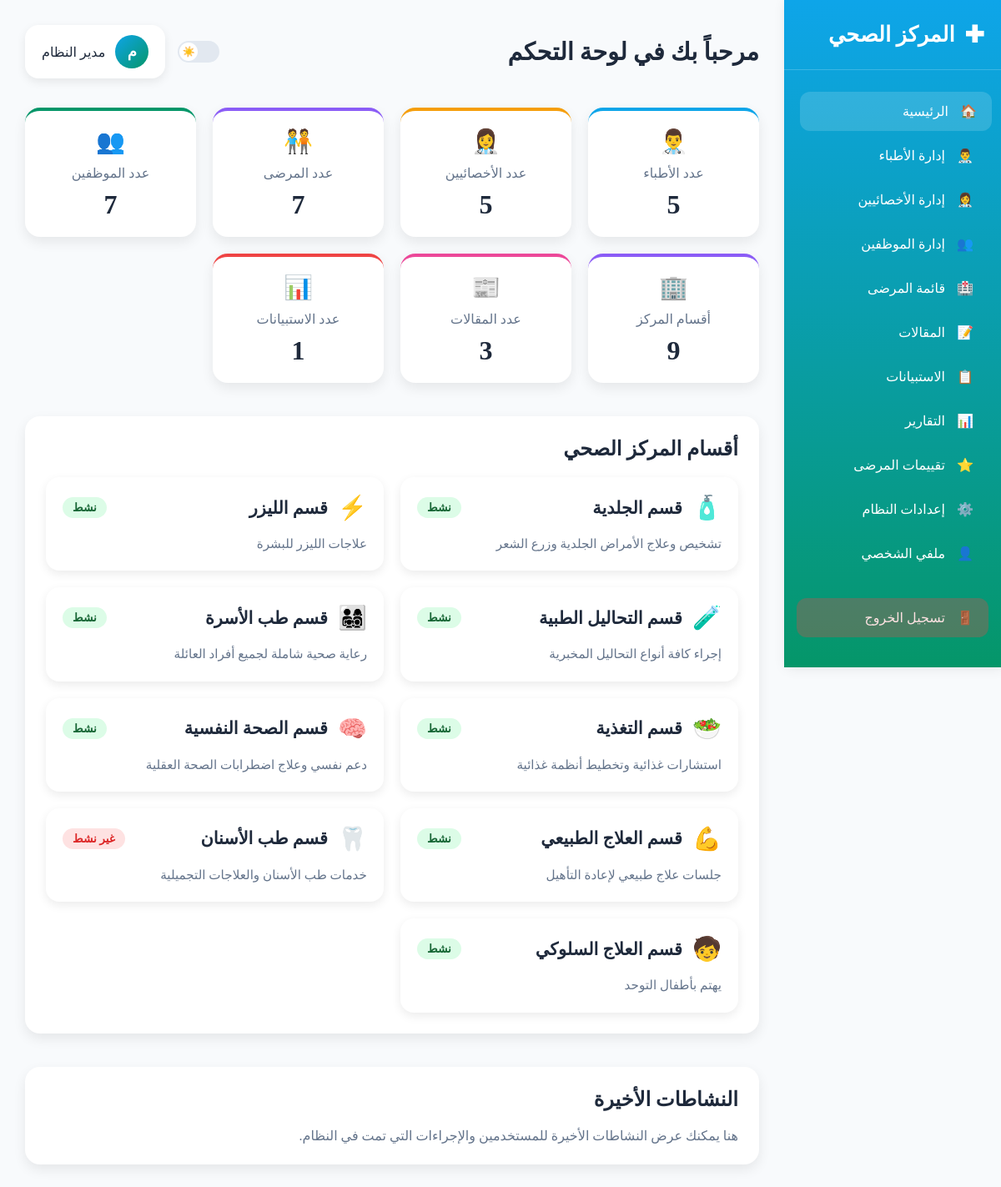
Page /admin/dashboard.php (signed in) on the committed database.
### tables this page shows
CREATE TABLE `departments` (
  `id` int NOT NULL,
  `name` varchar(100) NOT NULL,
  `description` text,
  `icon` varchar(50) NOT NULL,
  `status` enum('active','inactive') DEFAULT 'active',
  `created_at` timestamp NOT NULL DEFAULT CURRENT_TIMESTAMP,
  `updated_at` timestamp NOT NULL DEFAULT CURRENT_TIMESTAMP ON UPDATE CURRENT_TIMESTAMP
);

### admin/dashboard.php (the view, shortened to what this page needs)
<?php
$database = new Database();
$conn = $database->getConnection();
$stats = [
    'doctors' => $conn->query("SELECT COUNT(*) FROM doctors")->fetchColumn(),
    'patients' => $conn->query("SELECT COUNT(*) FROM patients")->fetchColumn(),
    'staff' => $conn->query("SELECT COUNT(*) FROM staff")->fetchColumn(),
    'articles' => $conn->query("SELECT COUNT(*) FROM articles")->fetchColumn(),
    'specialists' => $conn->query("SELECT COUNT(*) FROM specialists")->fetchColumn(),
    'surveys' => $conn->query("SELECT COUNT(*) FROM surveys")->fetchColumn(),
    'departments' => $conn->query("SELECT COUNT(*) FROM departments")->fetchColumn()
];
$stmt = $conn->query("SELECT id, name, description, icon, status FROM departments ORDER BY created_at ASC");
$departments = $stmt->fetchAll(PDO::FETCH_ASSOC);
?>
<!DOCTYPE html>
<html lang="ar" dir="rtl">
<head>
    <?php include 'includes/sidebar.php'; ?>
</head>
<body>
    <div class="main-content">
        <div class="header">
            <div class="welcome">مرحباً بك في لوحة التحكم</div>
            <div class="header-actions">
                <button class="theme-toggle" id="theme-toggle" aria-label="تبديل الوضع"></button>
                <div class="user-info">
                    <div class="user-avatar">
                        <?= mb_substr($_SESSION['user_name'], 0, 1, 'UTF-8') ?>
                    </div>
                    <div class="user-name"><?= htmlspecialchars($_SESSION['user_name']) ?></div>
                </div>
            </div>
        </div>
        <div class="stats-grid">
            <div class="stat-card doctors">
                <div class="stat-icon">👨‍⚕️</div>
                <div class="stat-title">عدد الأطباء</div>
                <div class="stat-value"><?= $stats['doctors'] ?></div>
            </div>
            <div class="stat-card specialists">
                <div class="stat-icon">👩‍⚕️</div>
                <div class="stat-title">عدد الأخصائيين</div>
                <div class="stat-value"><?= $stats['specialists'] ?></div>
            </div>
            <div class="stat-card patients">
                <div class="stat-icon">🧑‍🤝‍🧑</div>
                <div class="stat-title">عدد المرضى</div>
                <div class="stat-value"><?= $stats['patients'] ?></div>
            </div>
            <div class="stat-card staff">
                <div class="stat-icon">👥</div>
                <div class="stat-title">عدد الموظفين</div>
                <div class="stat-value"><?= $stats['staff'] ?></div>
            </div>
            <div class="stat-card departments">
                <div class="stat-icon">🏢</div>
                <div class="stat-title">أقسام المركز</div>
                <div class="stat-value"><?= $stats['departments'] ?></div>
            </div>
            <div class="stat-card articles">
                <div class="stat-icon">📰</div>
                <div class="stat-title">عدد المقالات</div>
                <div class="stat-value"><?= $stats['articles'] ?></div>
            </div>
            <div class="stat-card surveys">
                <div class="stat-icon">📊</div>
                <div class="stat-title">عدد الاستبيانات</div>
                <div class="stat-value"><?= $stats['surveys'] ?></div>
            </div>
        </div>
        <div class="departments-section">
            <div class="section-title">أقسام المركز الصحي</div>
            <div class="departments-grid">
                <?php foreach ($departments as $dept): ?>
                <div class="department-card">
                    <div class="department-header">
                        <span class="department-icon"><?= htmlspecialchars($dept['icon']) ?></span>
                        <h3 class="department-name"><?= htmlspecialchars($dept['name']) ?></h3>
                        <span class="department-status status-<?= $dept['status'] ?>">
                            <?= $dept['status'] === 'active' ? 'نشط' : 'غير نشط' ?>
                        </span>
                    </div>
                    <p class="department-description"><?= htmlspecialchars($dept['description']) ?></p>
                </div>
                <?php endforeach; ?>
            </div>
        </div>
        <div class="recent-activity">
            <div class="section-title">النشاطات الأخيرة</div>
            <p>هنا يمكنك عرض النشاطات الأخيرة للمستخدمين والإجراءات التي تمت في النظام.</p>
        </div>
    </div>
</body>
</html>

### admin/includes/theme_logic.php (style rules this page uses)
:root { --bg-color: #f8fafc; --text-color: #1e293b; --card-bg: white; --card-shadow: rgba(0,0,0,0.08); --header-bg: white; --header-shadow: rgba(0,0,0,0.08); --sidebar-bg: linear-gradient(180deg, #0ea5e9 0%, #059669 100%); --sidebar-text: white; --border-color: #f1f5f9; --muted-text: #64748b; --stat-title-color: #64748b; --toggle-bg: #e2e8f0; --toggle-thumb: white; --department-active: #dcfce7; --department-inactive: #fee2e2; --department-active-text: #166534; --department-inactive-text: #dc2626; }
body { background-color: var(--bg-color); color: var(--text-color); transition: background-color 0.3s ease, color 0.3s ease; }

### admin/dashboard.php (style rules this page uses)
* { margin: 0; padding: 0; box-sizing: border-box; }
.main-content { margin-right: 260px; padding: 30px; }
.header { display: flex; justify-content: space-between; align-items: center; margin-bottom: 35px; flex-wrap: wrap; gap: 20px; }
.welcome { font-size: 1.8rem; font-weight: 700; color: var(--text-color); }
.header-actions { display: flex; align-items: center; gap: 15px; }
.user-info { display: flex; align-items: center; gap: 12px; background: var(--header-bg); padding: 12px 20px; border-radius: 16px; box-shadow: 0 4px 12px var(--header-shadow); }
.user-avatar { width: 40px; height: 40px; background: linear-gradient(135deg, #0ea5e9, #059669); border-radius: 50%; display: flex; align-items: center; justify-content: center; color: white; font-weight: bold; font-size: 18px; }
.theme-toggle { background: var(--toggle-bg); border: none; width: 50px; height: 26px; border-radius: 13px; position: relative; cursor: pointer; transition: background 0.3s ease; }
.theme-toggle::before { content: '☀️'; position: absolute; top: 2px; left: 2px; width: 22px; height: 22px; border-radius: 50%; background: var(--toggle-thumb); display: flex; align-items: center; justify-content: center; font-size: 12px; transition: transform 0.3s ease; }
.stats-grid { display: grid; grid-template-columns: repeat(auto-fit, minmax(200px, 1fr)); gap: 20px; margin-bottom: 40px; }
.stat-card { background: var(--card-bg); border-radius: 18px; padding: 20px; box-shadow: 0 6px 15px var(--card-shadow); text-align: center; transition: transform 0.3s ease, box-shadow 0.3s ease; border-top: 4px solid #0ea5e9; }
.stat-card.doctors { border-top-color: #0ea5e9; }
.stat-card.patients { border-top-color: #8b5cf6; }
.stat-card.staff { border-top-color: #059669; }
.stat-card.articles { border-top-color: #ec4899; }
.stat-card.specialists { border-top-color: #f59e0b; }
.stat-card.surveys { border-top-color: #ef4444; }
.stat-card.departments { border-top-color: #8b5cf6; }
.stat-icon { font-size: 28px; margin-bottom: 12px; }
.stat-title { font-size: 1rem; color: var(--stat-title-color); margin-bottom: 10px; }
.stat-value { font-size: 2rem; font-weight: 700; color: var(--text-color); }
.departments-section { background: var(--card-bg); border-radius: 18px; padding: 25px; margin-bottom: 40px; box-shadow: 0 6px 15px var(--card-shadow); }
.departments-grid { display: grid; grid-template-columns: repeat(auto-fit, minmax(280px, 1fr)); gap: 20px; margin-top: 20px; }
.department-card { background: var(--card-bg); border-radius: 16px; padding: 20px; box-shadow: 0 4px 12px var(--card-shadow); transition: transform 0.2s ease; }
.department-header { display: flex; align-items: center; gap: 12px; margin-bottom: 15px; }
.department-icon { font-size: 28px; }
.department-name { font-size: 1.3rem; font-weight: 700; color: var(--text-color); }
.department-status { padding: 4px 12px; border-radius: 20px; font-size: 0.85rem; font-weight: 600; margin-right: auto; }
.status-active { background: var(--department-active); color: var(--department-active-text); }
.status-inactive { background: var(--department-inactive); color: var(--department-inactive-text); }
.department-description { color: var(--muted-text); line-height: 1.6; font-size: 0.95rem; }
.recent-activity { background: var(--card-bg); border-radius: 18px; padding: 25px; box-shadow: 0 6px 15px var(--card-shadow); }
.section-title { font-size: 1.5rem; margin-bottom: 20px; color: var(--text-color); font-weight: 700; }
.recent-activity p { color: var(--muted-text); }

### rows in the picture
departments: icon "🧴", name "قسم الجلدية", status "نشط", description "تشخيص وعلاج الأمراض الجلدية وزرع الشعر"
departments: icon "⚡", name "قسم الليزر", status "نشط", description "علاجات الليزر للبشرة"
departments: icon "🧪", name "قسم التحاليل الطبية", status "نشط", description "إجراء كافة أنواع التحاليل المخبرية"
departments: icon "👨‍👩‍👧‍👦", name "قسم طب الأسرة", status "نشط", description "رعاية صحية شاملة لجميع أفراد العائلة"
departments: icon "🥗", name "قسم التغذية", status "نشط", description "استشارات غذائية وتخطيط أنظمة غذائية"
departments: icon "🧠", name "قسم الصحة النفسية", status "نشط", description "دعم نفسي وعلاج اضطرابات الصحة العقلية"
departments: icon "💪", name "قسم العلاج الطبيعي", status "نشط", description "جلسات علاج طبيعي لإعادة التأهيل"
departments: icon "🦷", name "قسم طب الأسنان", status "غير نشط", description "خدمات طب الأسنان والعلاجات التجميلية"
departments: icon "🧒", name "قسم العلاج السلوكي", status "نشط", description "يهتم بأطفال التوحد"

### other values in the picture
mb_substr($_SESSION['user_name'], 0, 1, 'UTF-8') "م"
$_SESSION['user_name'] "مدير النظام"
$stats['doctors'] "5"
$stats['specialists'] "5"
$stats['patients'] "7"
$stats['staff'] "7"
$stats['departments'] "9"
$stats['articles'] "3"
$stats['surveys'] "1"
